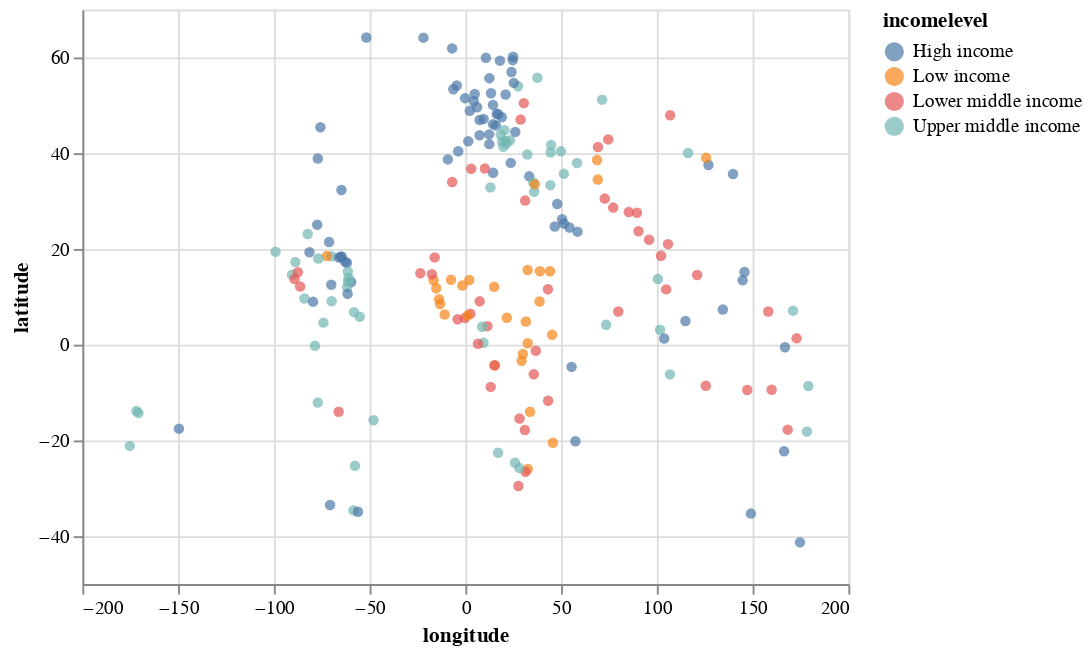

Notebook code for this chart:
### Code cell
altair.Chart(wbdata).mark_circle().encode(
    x='longitude',
    y='latitude',
    color='incomelevel',
    tooltip='name'
    # size='population'
).interactive()

### Figure 1 — Vega-Lite specification as saved in the notebook (floating-point values rounded to 4 significant figures; data arrays with more than 128 entries replaced by an {"elided": "..."} marker saying what was removed)
{"config": {"view": {"continuousWidth": 400, "continuousHeight": 300}}, "data": {"name": "data-6fb3f79dc9116046f2f3ef19e6677fc7"}, "mark": "circle", "encoding": {"color": {"type": "nominal", "field": "incomelevel"}, "tooltip": {"type": "nominal", "field": "name"}, "x": {"type": "quantitative", "field": "longitude"}, "y": {"type": "quantitative", "field": "latitude"}}, "selection": {"selector003": {"type": "interval", "bind": "scales", "encodings": ["x", "y"]}}, "$schema": "https://vega.github.io/schema/vega-lite/v4.8.1.json", "datasets": {"data-6fb3f79dc9116046f2f3ef19e6677fc7": {"elided": "208 records"}}}
